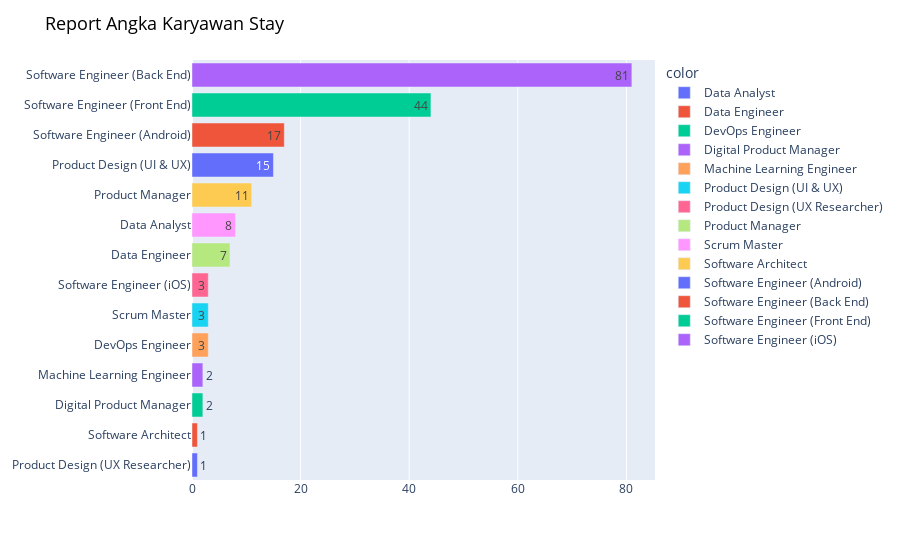

Notebook source saved alongside this figure:
### Code cell
# Banyak karyawan stay tiap Pekerjaan
resignbyprofessionplot = px.bar(y = resignbyprofession.sort_values('Not Resign')['Pekerjaan'], x = resignbyprofession.sort_values('Not Resign')['Not Resign'], color = resignbyprofession['Pekerjaan'], text = resignbyprofession.sort_values('Not Resign')['Not Resign'], orientation='h')
resignbyprofessionplot.update_layout(xaxis_title=None, yaxis_title=None, barmode="relative")
resignbyprofessionplot.update_layout(title="Report Angka Karyawan Stay",title_font=dict(size=18, color="black"))

### Figure 1 — Plotly figure (JSON) as saved in the notebook; plotly's stock layout.template omitted (floating-point values rounded to 4 significant figures)
{"data": [{"alignmentgroup": "True", "hovertemplate": "color=Data Analyst<br>x=%{x}<br>y=%{y}<br>text=%{text}<extra></extra>", "legendgroup": "Data Analyst", "marker": {"color": "#636efa", "pattern": {"shape": ""}}, "name": "Data Analyst", "offsetgroup": "Data Analyst", "orientation": "h", "showlegend": true, "text": [1], "textposition": "auto", "type": "bar", "x": [1], "xaxis": "x", "y": ["Product Design (UX Researcher)"], "yaxis": "y"}, {"alignmentgroup": "True", "hovertemplate": "color=Data Engineer<br>x=%{x}<br>y=%{y}<br>text=%{text}<extra></extra>", "legendgroup": "Data Engineer", "marker": {"color": "#EF553B", "pattern": {"shape": ""}}, "name": "Data Engineer", "offsetgroup": "Data Engineer", "orientation": "h", "showlegend": true, "text": [1], "textposition": "auto", "type": "bar", "x": [1], "xaxis": "x", "y": ["Software Architect"], "yaxis": "y"}, {"alignmentgroup": "True", "hovertemplate": "color=DevOps Engineer<br>x=%{x}<br>y=%{y}<br>text=%{text}<extra></extra>", "legendgroup": "DevOps Engineer", "marker": {"color": "#00cc96", "pattern": {"shape": ""}}, "name": "DevOps Engineer", "offsetgroup": "DevOps Engineer", "orientation": "h", "showlegend": true, "text": [2], "textposition": "auto", "type": "bar", "x": [2], "xaxis": "x", "y": ["Digital Product Manager"], "yaxis": "y"}, {"alignmentgroup": "True", "hovertemplate": "color=Digital Product Manager<br>x=%{x}<br>y=%{y}<br>text=%{text}<extra></extra>", "legendgroup": "Digital Product Manager", "marker": {"color": "#ab63fa", "pattern": {"shape": ""}}, "name": "Digital Product Manager", "offsetgroup": "Digital Product Manager", "orientation": "h", "showlegend": true, "text": [2], "textposition": "auto", "type": "bar", "x": [2], "xaxis": "x", "y": ["Machine Learning Engineer"], "yaxis": "y"}, {"alignmentgroup": "True", "hovertemplate": "color=Machine Learning Engineer<br>x=%{x}<br>y=%{y}<br>text=%{text}<extra></extra>", "legendgroup": "Machine Learning Engineer", "marker": {"color": "#FFA15A", "pattern": {"shape": ""}}, "name": "Machine Learning Engineer", "offsetgroup": "Machine Learning Engineer", "orientation": "h", "showlegend": true, "text": [3], "textposition": "auto", "type": "bar", "x": [3], "xaxis": "x", "y": ["DevOps Engineer"], "yaxis": "y"}, {"alignmentgroup": "True", "hovertemplate": "color=Product Design (UI & UX)<br>x=%{x}<br>y=%{y}<br>text=%{text}<extra></extra>", "legendgroup": "Product Design (UI & UX)", "marker": {"color": "#19d3f3", "pattern": {"shape": ""}}, "name": "Product Design (UI & UX)", "offsetgroup": "Product Design (UI & UX)", "orientation": "h", "showlegend": true, "text": [3], "textposition": "auto", "type": "bar", "x": [3], "xaxis": "x", "y": ["Scrum Master"], "yaxis": "y"}, {"alignmentgroup": "True", "hovertemplate": "color=Product Design (UX Researcher)<br>x=%{x}<br>y=%{y}<br>text=%{text}<extra></extra>", "legendgroup": "Product Design (UX Researcher)", "marker": {"color": "#FF6692", "pattern": {"shape": ""}}, "name": "Product Design (UX Researcher)", "offsetgroup": "Product Design (UX Researcher)", "orientation": "h", "showlegend": true, "text": [3], "textposition": "auto", "type": "bar", "x": [3], "xaxis": "x", "y": ["Software Engineer (iOS)"], "yaxis": "y"}, {"alignmentgroup": "True", "hovertemplate": "color=Product Manager<br>x=%{x}<br>y=%{y}<br>text=%{text}<extra></extra>", "legendgroup": "Product Manager", "marker": {"color": "#B6E880", "pattern": {"shape": ""}}, "name": "Product Manager", "offsetgroup": "Product Manager", "orientation": "h", "showlegend": true, "text": [7], "textposition": "auto", "type": "bar", "x": [7], "xaxis": "x", "y": ["Data Engineer"], "yaxis": "y"}, {"alignmentgroup": "True", "hovertemplate": "color=Scrum Master<br>x=%{x}<br>y=%{y}<br>text=%{text}<extra></extra>", "legendgroup": "Scrum Master", "marker": {"color": "#FF97FF", "pattern": {"shape": ""}}, "name": "Scrum Master", "offsetgroup": "Scrum Master", "orientation": "h", "showlegend": true, "text": [8], "textposition": "auto", "type": "bar", "x": [8], "xaxis": "x", "y": ["Data Analyst"], "yaxis": "y"}, {"alignmentgroup": "True", "hovertemplate": "color=Software Architect<br>x=%{x}<br>y=%{y}<br>text=%{text}<extra></extra>", "legendgroup": "Software Architect", "marker": {"color": "#FECB52", "pattern": {"shape": ""}}, "name": "Software Architect", "offsetgroup": "Software Architect", "orientation": "h", "showlegend": true, "text": [11], "textposition": "auto", "type": "bar", "x": [11], "xaxis": "x", "y": ["Product Manager"], "yaxis": "y"}, {"alignmentgroup": "True", "hovertemplate": "color=Software Engineer (Android)<br>x=%{x}<br>y=%{y}<br>text=%{text}<extra></extra>", "legendgroup": "Software Engineer (Android)", "marker": {"color": "#636efa", "pattern": {"shape": ""}}, "name": "Software Engineer (Android)", "offsetgroup": "Software Engineer (Android)", "orientation": "h", "showlegend": true, "text": [15], "textposition": "auto", "type": "bar", "x": [15], "xaxis": "x", "y": ["Product Design (UI & UX)"], "yaxis": "y"}, {"alignmentgroup": "True", "hovertemplate": "color=Software Engineer (Back End)<br>x=%{x}<br>y=%{y}<br>text=%{text}<extra></extra>", "legendgroup": "Software Engineer (Back End)", "marker": {"color": "#EF553B", "pattern": {"shape": ""}}, "name": "Software Engineer (Back End)", "offsetgroup": "Software Engineer (Back End)", "orientation": "h", "showlegend": true, "text": [17], "textposition": "auto", "type": "bar", "x": [17], "xaxis": "x", "y": ["Software Engineer (Android)"], "yaxis": "y"}, {"alignmentgroup": "True", "hovertemplate": "color=Software Engineer (Front End)<br>x=%{x}<br>y=%{y}<br>text=%{text}<extra></extra>", "legendgroup": "Software Engineer (Front End)", "marker": {"color": "#00cc96", "pattern": {"shape": ""}}, "name": "Software Engineer (Front End)", "offsetgroup": "Software Engineer (Front End)", "orientation": "h", "showlegend": true, "text": [44], "textposition": "auto", "type": "bar", "x": [44], "xaxis": "x", "y": ["Software Engineer (Front End)"], "yaxis": "y"}, {"alignmentgroup": "True", "hovertemplate": "color=Software Engineer (iOS)<br>x=%{x}<br>y=%{y}<br>text=%{text}<extra></extra>", "legendgroup": "Software Engineer (iOS)", "marker": {"color": "#ab63fa", "pattern": {"shape": ""}}, "name": "Software Engineer (iOS)", "offsetgroup": "Software Engineer (iOS)", "orientation": "h", "showlegend": true, "text": [81], "textposition": "auto", "type": "bar", "x": [81], "xaxis": "x", "y": ["Software Engineer (Back End)"], "yaxis": "y"}], "layout": {"barmode": "relative", "legend": {"title": {"text": "color"}, "tracegroupgap": 0}, "margin": {"t": 60}, "title": {"font": {"color": "black", "size": 18}, "text": "Report Angka Karyawan Stay"}, "xaxis": {"anchor": "y", "domain": [0, 1], "title": {}}, "yaxis": {"anchor": "x", "domain": [0, 1], "title": {}}}}
